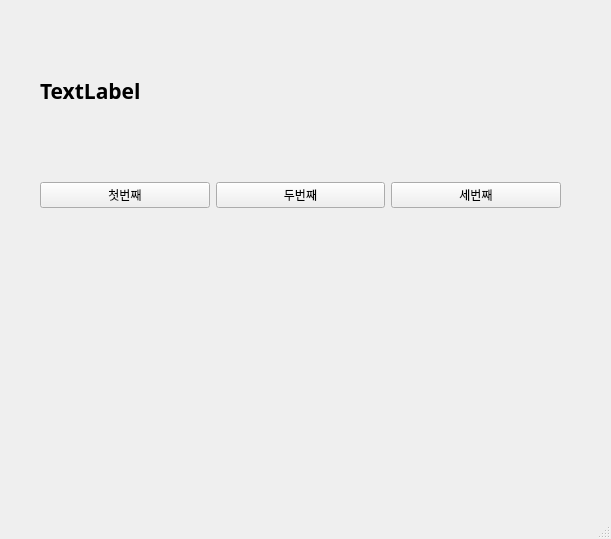
<?xml version="1.0" encoding="UTF-8"?>
<ui version="4.0">
 <class>MainWindow</class>
 <widget class="QMainWindow" name="MainWindow">
  <property name="geometry">
   <rect>
    <x>0</x>
    <y>0</y>
    <width>611</width>
    <height>539</height>
   </rect>
  </property>
  <property name="windowTitle">
   <string>MainWindow</string>
  </property>
  <widget class="QWidget" name="centralwidget">
   <widget class="QWidget" name="horizontalLayoutWidget">
    <property name="geometry">
     <rect>
      <x>40</x>
      <y>120</y>
      <width>521</width>
      <height>151</height>
     </rect>
    </property>
    <layout class="QHBoxLayout" name="horizontalLayout">
     <item>
      <widget class="QPushButton" name="pushButton_3">
       <property name="text">
        <string>첫번째</string>
       </property>
      </widget>
     </item>
     <item>
      <widget class="QPushButton" name="pushButton_2">
       <property name="text">
        <string>두번째</string>
       </property>
      </widget>
     </item>
     <item>
      <widget class="QPushButton" name="pushButton">
       <property name="text">
        <string>세번째</string>
       </property>
      </widget>
     </item>
    </layout>
   </widget>
   <widget class="QLabel" name="label">
    <property name="geometry">
     <rect>
      <x>40</x>
      <y>70</y>
      <width>521</width>
      <height>41</height>
     </rect>
    </property>
    <property name="font">
     <font>
      <family>맑은 고딕</family>
      <pointsize>16</pointsize>
      <weight>75</weight>
      <bold>true</bold>
     </font>
    </property>
    <property name="text">
     <string>TextLabel</string>
    </property>
   </widget>
  </widget>
  <widget class="QMenuBar" name="menubar">
   <property name="geometry">
    <rect>
     <x>0</x>
     <y>0</y>
     <width>611</width>
     <height>21</height>
    </rect>
   </property>
  </widget>
  <widget class="QStatusBar" name="statusbar"/>
 </widget>
 <resources/>
 <connections>
  <connection>
   <sender>pushButton_3</sender>
   <signal>clicked()</signal>
   <receiver>MainWindow</receiver>
   <slot>firstClick()</slot>
   <hints>
    <hint type="sourcelabel">
     <x>65</x>
     <y>217</y>
    </hint>
    <hint type="destinationlabel">
     <x>120</x>
     <y>240</y>
    </hint>
   </hints>
  </connection>
  <connection>
   <sender>pushButton_2</sender>
   <signal>clicked()</signal>
   <receiver>MainWindow</receiver>
   <slot>secondClick()</slot>
   <hints>
    <hint type="sourcelabel">
     <x>258</x>
     <y>214</y>
    </hint>
    <hint type="destinationlabel">
     <x>306</x>
     <y>240</y>
    </hint>
   </hints>
  </connection>
  <connection>
   <sender>pushButton</sender>
   <signal>clicked()</signal>
   <receiver>MainWindow</receiver>
   <slot>thirdClick()</slot>
   <hints>
    <hint type="sourcelabel">
     <x>444</x>
     <y>215</y>
    </hint>
    <hint type="destinationlabel">
     <x>490</x>
     <y>242</y>
    </hint>
   </hints>
  </connection>
 </connections>
 <slots>
  <slot>firstClick()</slot>
  <slot>secondClick()</slot>
  <slot>thirdClick()</slot>
 </slots>
</ui>
